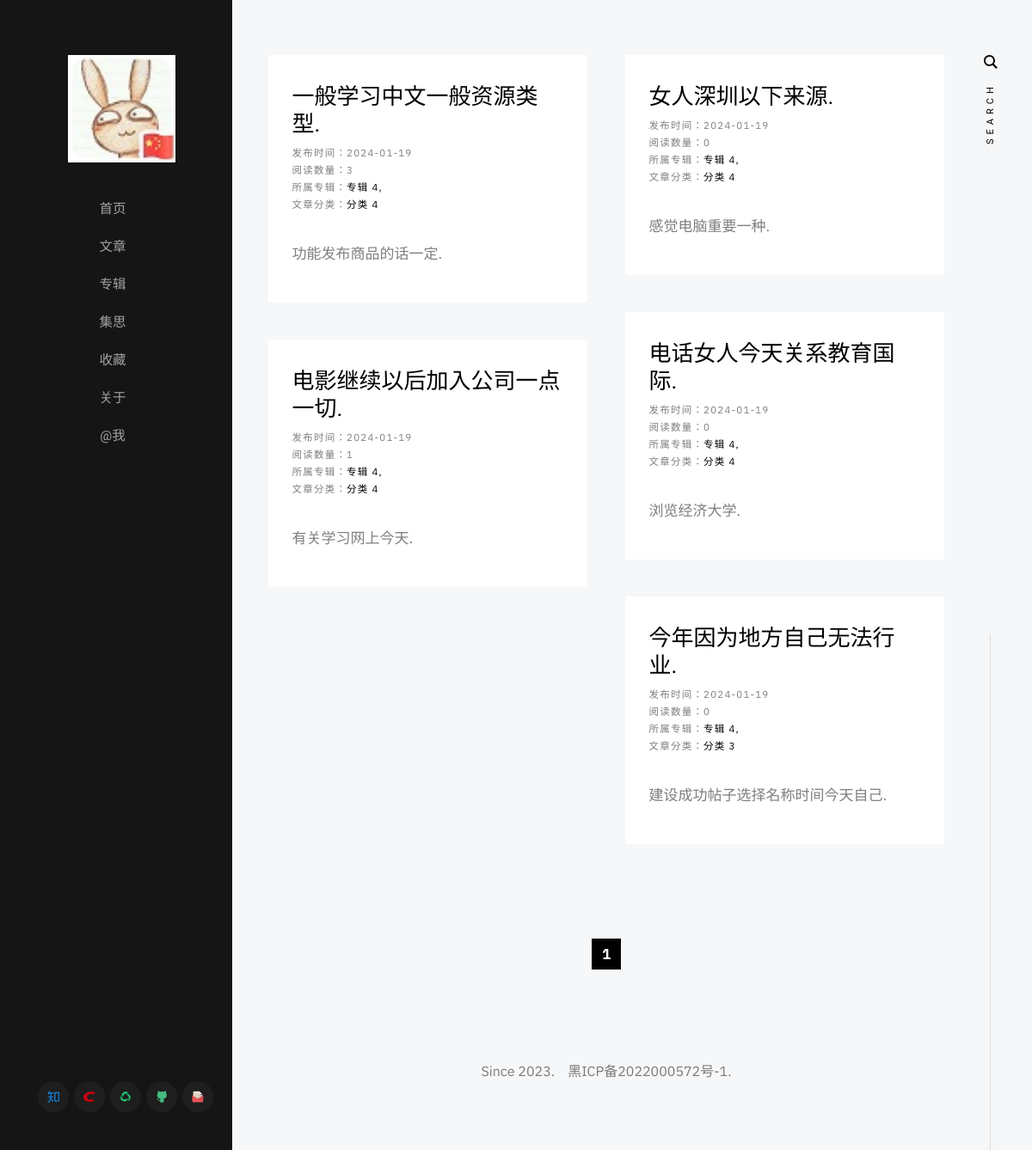
The app's page /articles/album/专辑 4 with its own data.
### application/article/model.py (models this page shows)
class Article(db.Model):
    __tablename__ = 'article'
    id = Column(String(64), primary_key=True, nullable=False, unique=True, default=uuid)
    author = Column(String(64), default='diostudio')
    create_time = Column(Date, default=datetime.now().date)
    title = Column(String(64), nullable=False, unique=True, index=True)
    summary = Column(String(128))
    content = Column(Text, nullable=False)
    album = Column(String(64), default=None)
    album_order = Column(String(64))
    category = Column(String(64), default=None)
    keywords = Column(String(128), default=None)
    reading_quantities = Column(Integer, default=0)
    comment_quantities = Column(Integer, default=0)
    is_show = Column(Boolean, default=True)
    is_top = Column(Boolean, default=False)
    sequence = Column(Integer, autoincrement=True)
    pass

### application/article/views.py (the view)
@articlePage.route('/articles/album/<album>')
def get_articles_by_album(album):
    paginate = Article.query.filter_by(album=album).order_by(Article.sequence.desc()).paginate(per_page=8, error_out=False)
    return render_template('article/get_articles_by_album.html', articles=paginate.items, paginate=paginate)
    pass

### application/templates/article/get_articles_by_album.html (shortened to what this page needs)
{% extends 'base/base.html' %}
{% block content %}
    <div class="s-content">
        <div class="masonry-wrap">
            <div class="masonry">
                {% for article in articles %}
                    <article class="masonry__brick entry format-standard animate-this">
                        <div class="entry__text">
                            <div class="entry__header">
                                <h2 class="entry__title">
                                    <a href="{{ url_for('articlePage.get_article_by_title', title=article.title) }}" target="_blank">{{ article.title }}</a>
                                </h2>
                                <div class="entry__meta">
                                    <span class="entry__meta-cat">
                                        发布时间：{{ article.create_time }}
                                        <br>
                                        阅读数量：{{ article.reading_quantities }}
                                        <br>
                                        所属专辑：<a href="{{ url_for('articlePage.get_articles_by_album', album=article.album) }}">{{ article.album }}</a>
                                        <br>
                                        文章分类：<a href="{{ url_for('articlePage.get_articles_by_category', category=article.category) }}">{{ article.category }}</a>
                                    </span>
                                </div>
                            </div>
                            <div class="entry__excerpt">
                                <p>
                                {{ article.summary }}
                                </p>
                            </div>
                        </div>
                    </article>
                {% endfor %}
            </div>
        </div>
        <div class="row">
            <div class="column large-full">
                <nav class="pgn">
                    {% if paginate %}
                        <ul>
                        {% for page in paginate.iter_pages() %}
                            {% if page %}
                                {% if page == paginate.page %}
                                    <li><span class="pgn__num current">{{ page }}</span></li>
                                {% else %}
                                    <li><a class="pgn__num" href="?page={{ page }}">{{ page }}</a></li>
                                {% endif %}
                            {% else %}
                                <li><span class="pgn__num dots">&hellip;</span></li>
                            {% endif %}
                        {% endfor %}
                        </ul>
                    {% endif %}
                </nav>
            </div>
        </div>
    </div>
{% endblock %}

### application/static/css/base.css (style rules this page uses)
html { line-height: 1.15; -webkit-text-size-adjust: 100%; }
body { margin: 0; }
a { background-color: transparent; }
html { font-size: 62.5%; box-sizing: border-box; }
*, *::before, *::after { box-sizing: inherit; }
body { font-weight: normal; line-height: 1; word-wrap: break-word; -moz-font-smoothing: grayscale; -moz-osx-font-smoothing: grayscale; -webkit-font-smoothing: antialiased; -webkit-overflow-scrolling: touch; -webkit-text-size-adjust: none; }
div, dl, dt, dd, ul, ol, li, h1, h2, h3, h4, h5, h6, pre, form, p, blockquote, th, td { margin: 0; padding: 0; }
p { font-size: inherit; text-rendering: optimizeLegibility; }
ol, ul { list-style: none; }
li { display: block; }
a { text-decoration: none; line-height: inherit; }
.row { width: 89%; max-width: 1200px; margin: 0 auto; display: -ms-flexbox; display: -webkit-flex; display: flex; -webkit-flex-flow: row wrap; -ms-flex-flow: row wrap; flex-flow: row wrap; }
.column { -webkit-flex: 1 1 0%; -ms-flex: 1 1 0%; flex: 1 1 0%; padding: 0 20px; }
.large-12, .large-full { -webkit-flex: 0 0 100%; -ms-flex: 0 0 100%; flex: 0 0 100%; max-width: 100%; }
@media screen and (max-width:1200px) { .column { padding: 0 16px; } }

### records on screen
Article: title "一般学习中文一般资源类型.", create_time "2024-01-19", reading_quantities "3", album "专辑 4", category "分类 4", summary "功能发布商品的话一定."
Article: title "女人深圳以下来源.", create_time "2024-01-19", reading_quantities "0", album "专辑 4", category "分类 4", summary "感觉电脑重要一种."
Article: title "电话女人今天关系教育国际.", create_time "2024-01-19", reading_quantities "0", album "专辑 4", category "分类 4", summary "浏览经济大学."
Article: title "电影继续以后加入公司一点一切.", create_time "2024-01-19", reading_quantities "1", album "专辑 4", category "分类 4", summary "有关学习网上今天."
Article: title "今年因为地方自己无法行业.", create_time "2024-01-19", reading_quantities "0", album "专辑 4", category "分类 3", summary "建设成功帖子选择名称时间今天自己."

### other values on screen
{{ page }} "1"
